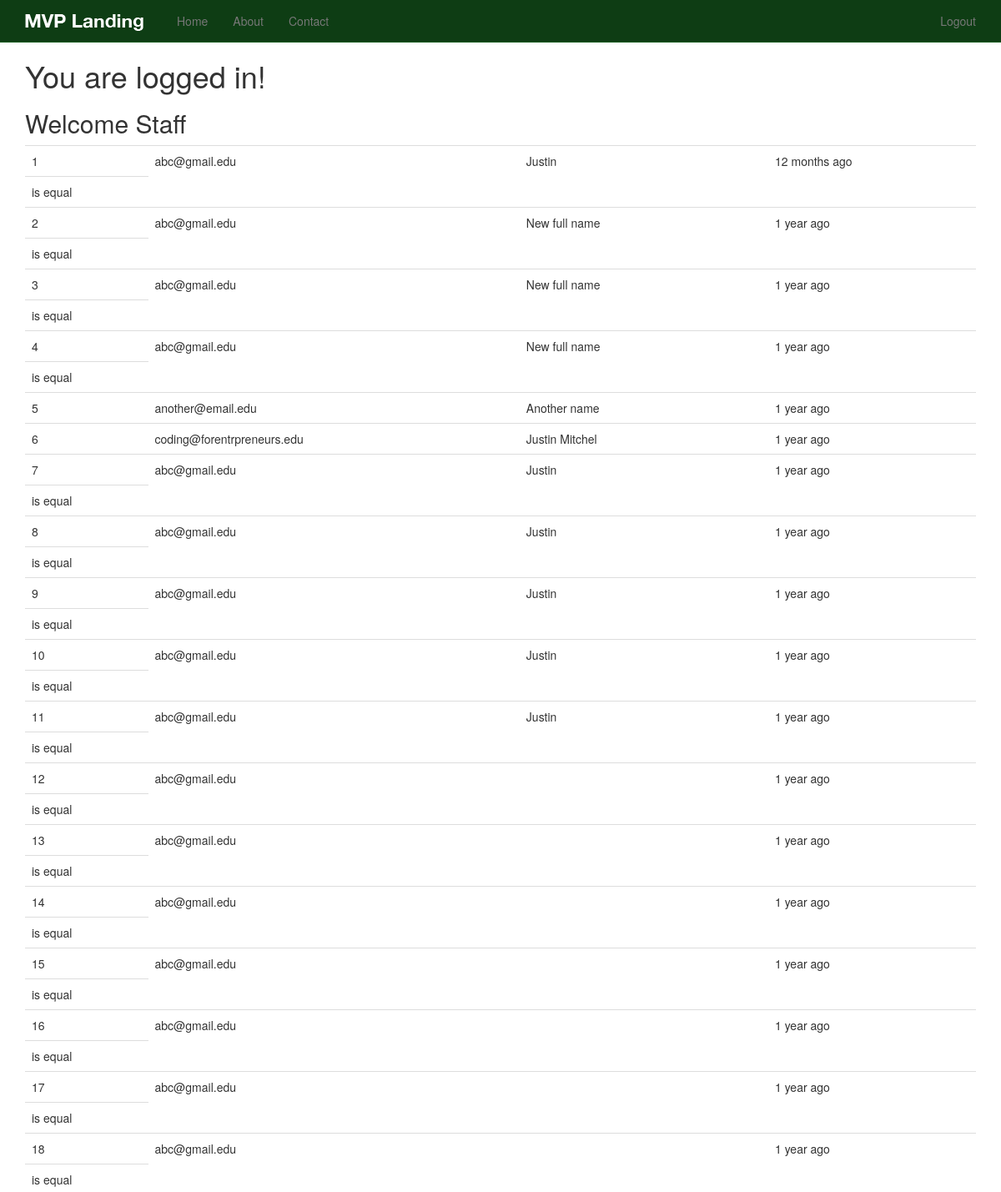
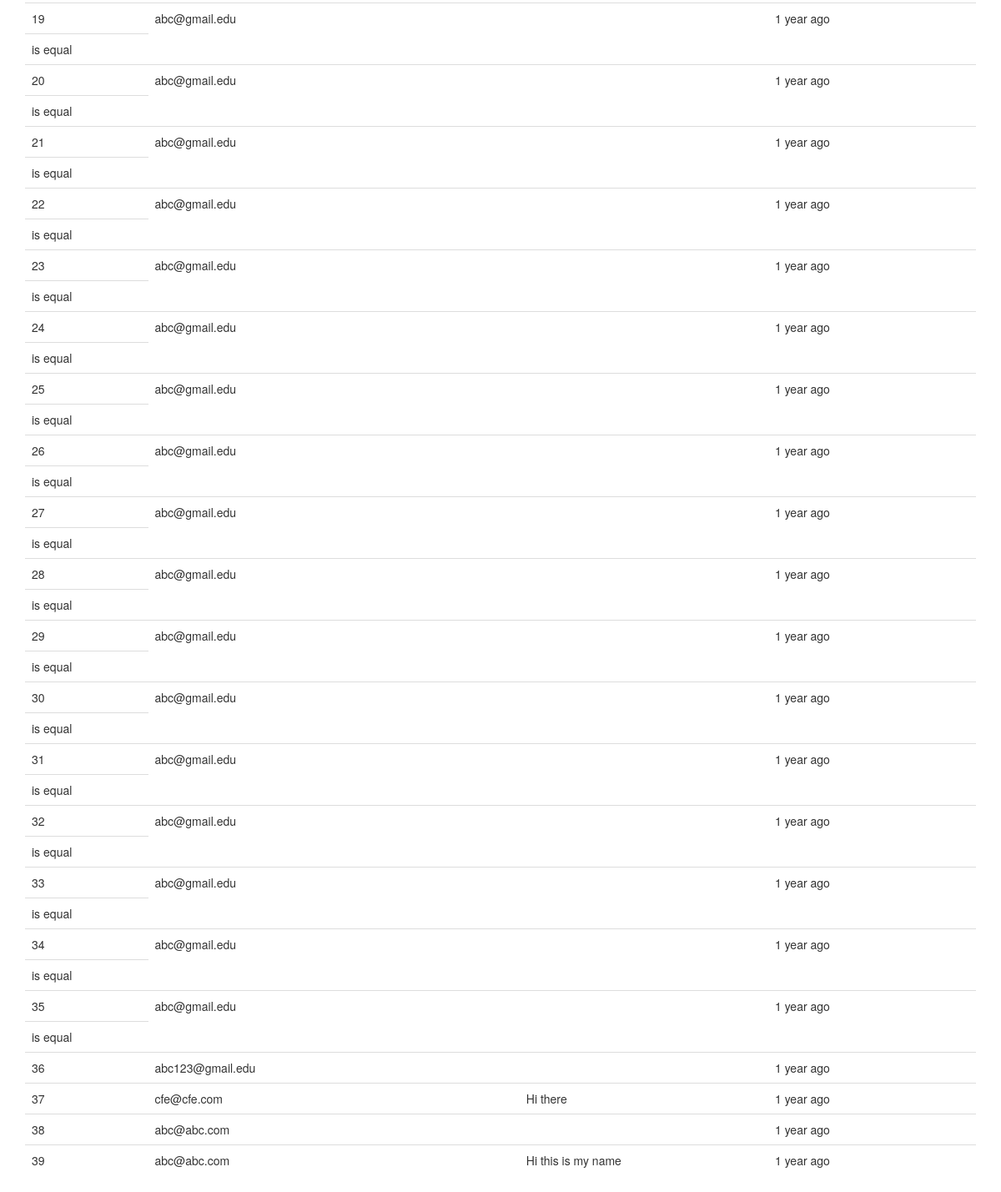
The app's page / (signed in) with its own data (2 pictures, top to bottom).
### newsletter/models.py (models this page shows, shortened)
class SignUp(models.Model):
	email = models.EmailField()
	full_name = models.CharField(max_length=120, blank=True, null=True)
	timestamp = models.DateTimeField(auto_now_add=True, auto_now=False)
	updated = models.DateTimeField(auto_now_add=False, auto_now=True)

### newsletter/views.py (the view, shortened to what this page needs)
# urls.py: url(r'^$', 'newsletter.views.home', name='home'),
def home(request):
	title = 'Sign Up Now'
	form = SignUpForm(request.POST or None)
	context = {
		"title": title,
		"form": form
	}
	if request.user.is_authenticated() and request.user.is_staff:
		queryset = SignUp.objects.all().order_by('-timestamp') #.filter(full_name__iexact="Justin")
		context = {
			"queryset": queryset
		}
	return render(request, "home.html", context)

### templates/home.html (shortened to what this page needs)
{% extends "base.html" %}
{% load crispy_forms_tags %}
{% load staticfiles %}
{% block content %}
 {% if request.user.is_authenticated %}
<h1>You are logged in!</h1>
	{% if queryset %}
	<h2>Welcome Staff</h2>
	<table class='table'>
	{% for instance in queryset %}
		<tr><td>{{ forloop.counter }}</td><td>{{ instance.email }}</td><td>{{ instance.full_name }}</td><td>{{ instance.timestamp|timesince }} ago</td></tr>
		{% if instance.email == "abc@gmail.edu" %}
		<tr><td>is equal</td></tr>
		{% endif %}
	{% endfor %}
	</table>
	{% endif %}
{% endif %}
{% endblock %}

### templates/base.html (shortened to what this page needs)
{% load staticfiles %}
<!DOCTYPE html>
<html lang="en">
  <head>
    {% include 'head_css.html' %}
  </head>
  <body>
  {% include 'navbar.html' %}
    <div class="container">
            {% block content %}
            {% endblock %}
    </div>
  </body>
</html>

### templates/head_css.html
{% load staticfiles %}
    <link rel="stylesheet" href="//maxcdn.bootstrapcdn.com/font-awesome/4.3.0/css/font-awesome.min.css">
    <link href="{% static 'css/bootstrap.min.css' %}" rel="stylesheet">
    <link href="{% static 'css/navbar-static-top.css' %}" rel="stylesheet">
     <link href="{% static 'css/custom.css' %}" rel="stylesheet">

### templates/navbar.html (shortened to what this page needs)
   {% load staticfiles %}
    <nav class="navbar navbar-default navbar-static-top">
      <div class="container">
        <div class="navbar-header">
          <a class="navbar-brand" href="{% url 'home' %}"><img src="{% static 'img/mvp_landing_logo.png' %}" /></a>
        </div>
        <div id="navbar" class="navbar-collapse collapse">
          <ul class="nav navbar-nav">
            <li><a href="{% url 'home' %}">Home</a></li>
            <li><a href="{% url 'about' %}">About</a></li>
            <li><a href="{% url 'contact' %}">Contact</a></li>
          </ul>
          <ul class="nav navbar-nav navbar-right">
          {% if request.user.is_authenticated %}
            <li><a href="{% url 'auth_logout' %}">Logout</a></li>
            {% else %}
            <li><a href="{% url 'registration_register' %}">Register</a></li>
            {% endif %}
          </ul>
        </div>
      </div>
    </nav>

### templates/javascript.html (shortened to what this page needs)
{% load staticfiles %}

### static_in_pro/our_static/css/navbar-static-top.css (style rules this page uses)
body { min-height: 1000px; }
.navbar-static-top { margin-bottom: 19px; background-color: #0E3D14; border-color: #1A5F23; }
.navbar-default .navbar-brand { color: #FFF; }

### records on screen
SignUp: email "abc@gmail.edu", full_name "Justin", timestamp "12 months", shows "is equal"
SignUp: email "abc@gmail.edu", full_name "New full name", timestamp "1 year", shows "is equal"
SignUp: email "abc@gmail.edu", full_name "New full name", timestamp "1 year", shows "is equal"
SignUp: email "abc@gmail.edu", full_name "New full name", timestamp "1 year", shows "is equal"
SignUp: email "another@email.edu", full_name "Another name", timestamp "1 year"
SignUp: email "coding@forentrpreneurs.edu", full_name "Justin Mitchel", timestamp "1 year"
SignUp: email "abc@gmail.edu", full_name "Justin", timestamp "1 year", shows "is equal"
SignUp: email "abc@gmail.edu", full_name "Justin", timestamp "1 year", shows "is equal"
SignUp: email "abc@gmail.edu", full_name "Justin", timestamp "1 year", shows "is equal"
SignUp: email "abc@gmail.edu", full_name "Justin", timestamp "1 year", shows "is equal"
SignUp: email "abc@gmail.edu", full_name "Justin", timestamp "1 year", shows "is equal"
SignUp: email "abc@gmail.edu", timestamp "1 year", shows "is equal"
SignUp: email "abc@gmail.edu", timestamp "1 year", shows "is equal"
SignUp: email "abc@gmail.edu", timestamp "1 year", shows "is equal"
SignUp: email "abc@gmail.edu", timestamp "1 year", shows "is equal"
SignUp: email "abc@gmail.edu", timestamp "1 year", shows "is equal"
SignUp: email "abc@gmail.edu", timestamp "1 year", shows "is equal"
SignUp: email "abc@gmail.edu", timestamp "1 year", shows "is equal"
SignUp: email "abc@gmail.edu", timestamp "1 year", shows "is equal"
SignUp: email "abc@gmail.edu", timestamp "1 year", shows "is equal"
SignUp: email "abc@gmail.edu", timestamp "1 year", shows "is equal"
SignUp: email "abc@gmail.edu", timestamp "1 year", shows "is equal"
SignUp: email "abc@gmail.edu", timestamp "1 year", shows "is equal"
SignUp: email "abc@gmail.edu", timestamp "1 year", shows "is equal"
SignUp: email "abc@gmail.edu", timestamp "1 year", shows "is equal"
SignUp: email "abc@gmail.edu", timestamp "1 year", shows "is equal"
SignUp: email "abc@gmail.edu", timestamp "1 year", shows "is equal"
SignUp: email "abc@gmail.edu", timestamp "1 year", shows "is equal"
SignUp: email "abc@gmail.edu", timestamp "1 year", shows "is equal"
SignUp: email "abc@gmail.edu", timestamp "1 year", shows "is equal"
SignUp: email "abc@gmail.edu", timestamp "1 year", shows "is equal"
SignUp: email "abc@gmail.edu", timestamp "1 year", shows "is equal"
SignUp: email "abc@gmail.edu", timestamp "1 year", shows "is equal"
SignUp: email "abc@gmail.edu", timestamp "1 year", shows "is equal"
SignUp: email "abc@gmail.edu", timestamp "1 year", shows "is equal"
SignUp: email "abc123@gmail.edu", timestamp "1 year"
SignUp: email "cfe@cfe.com", full_name "Hi there", timestamp "1 year"
SignUp: email "abc@abc.com", timestamp "1 year"
SignUp: email "abc@abc.com", full_name "Hi this is my name", timestamp "1 year"
